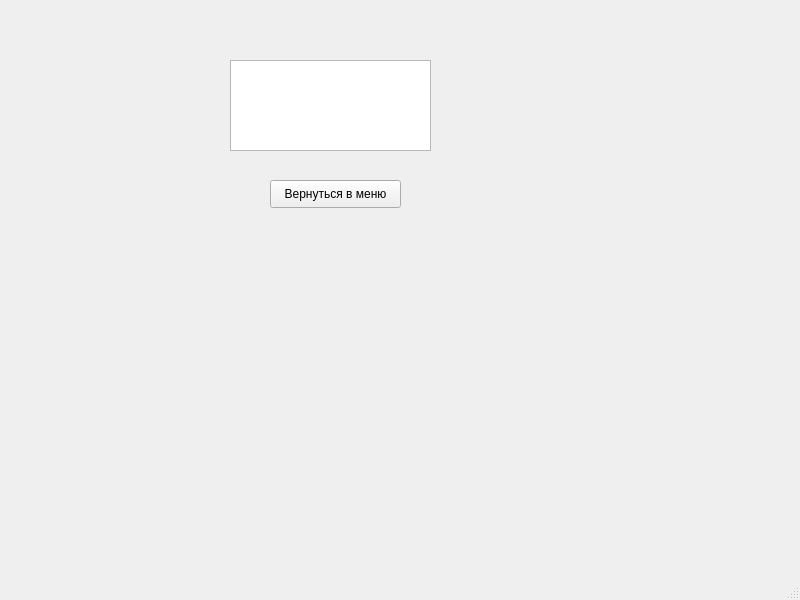
<?xml version="1.0" encoding="UTF-8"?>
<ui version="4.0">
 <class>MainWindow</class>
 <widget class="QMainWindow" name="MainWindow">
  <property name="geometry">
   <rect>
    <x>0</x>
    <y>0</y>
    <width>800</width>
    <height>600</height>
   </rect>
  </property>
  <property name="windowTitle">
   <string>MainWindow</string>
  </property>
  <widget class="QWidget" name="centralwidget">
   <widget class="QListWidget" name="listWidget">
    <property name="geometry">
     <rect>
      <x>230</x>
      <y>60</y>
      <width>201</width>
      <height>91</height>
     </rect>
    </property>
   </widget>
   <widget class="QPushButton" name="backButton">
    <property name="geometry">
     <rect>
      <x>270</x>
      <y>180</y>
      <width>131</width>
      <height>28</height>
     </rect>
    </property>
    <property name="text">
     <string>Вернуться в меню</string>
    </property>
   </widget>
  </widget>
  <widget class="QMenuBar" name="menubar">
   <property name="geometry">
    <rect>
     <x>0</x>
     <y>0</y>
     <width>800</width>
     <height>26</height>
    </rect>
   </property>
  </widget>
  <widget class="QStatusBar" name="statusbar"/>
 </widget>
 <resources/>
 <connections/>
</ui>
